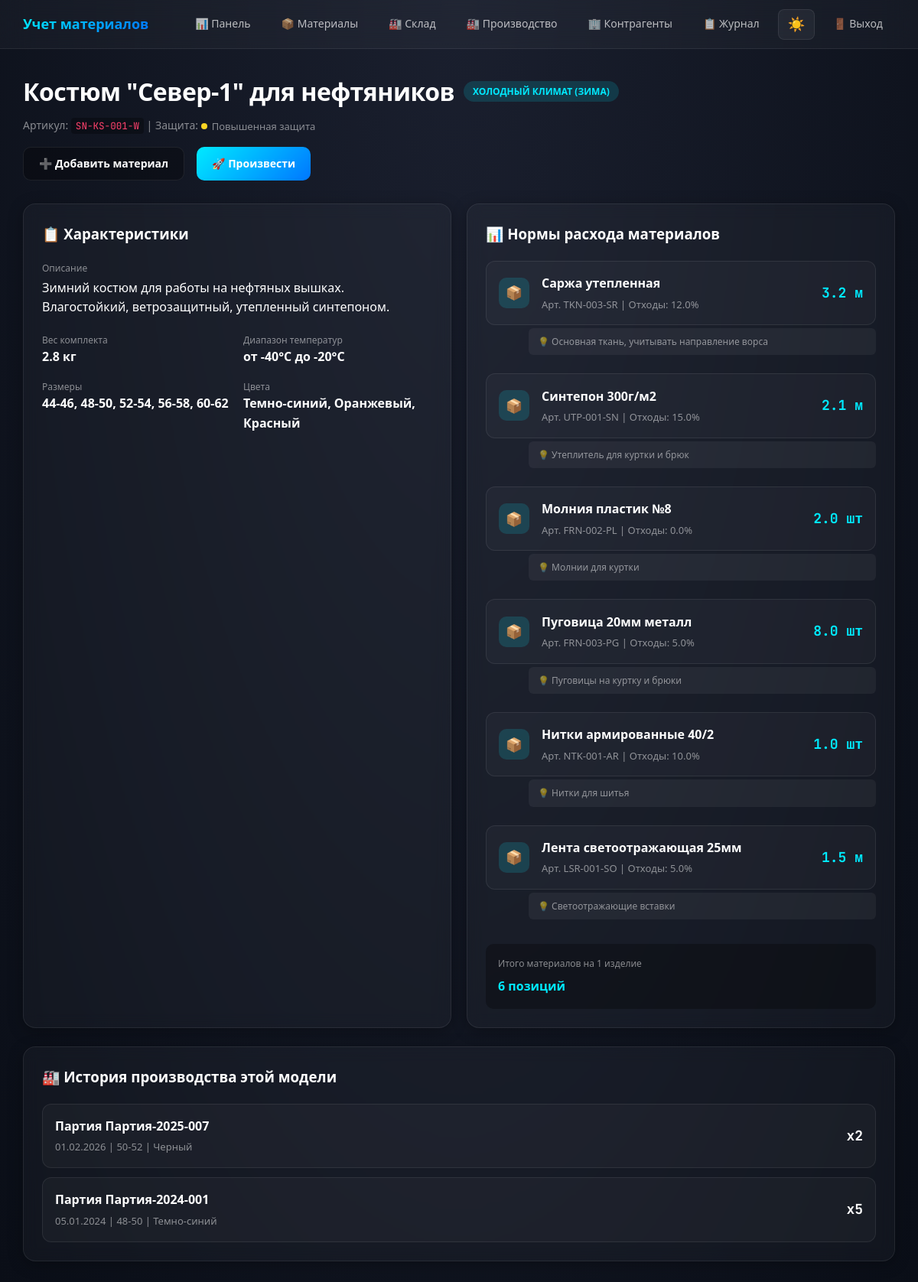
/production/templates/1/ (signed in), run on the app's committed database.
### production/models.py (models this page shows, shortened)
class ProductTemplate(models.Model):
    PROTECTION_LEVELS = [
        ('basic', 'Базовая защита'),
        ('standard', 'Стандартная защита'),
        ('high', 'Повышенная защита'),
        ('max', 'Максимальная защита'),
    ]
    name = models.CharField(max_length=255, help_text="Например: Костюм нефтяника зимний")
    article = models.CharField(max_length=100, unique=True)
    category = models.ForeignKey(ProductCategory, on_delete=models.CASCADE, related_name='templates')
    protection_level = models.CharField(max_length=20, choices=PROTECTION_LEVELS, default='standard')
    description = models.TextField(blank=True)
    weight_kg = models.FloatField(validators=[MinValueValidator(0)], help_text="Вес комплекта в кг")
    sizes_available = models.CharField(max_length=255, default="44-46, 48-50, 52-54, 56-58, 60-62")
    colors_available = models.CharField(max_length=255, default="Темно-синий, Оранжевый, Красный")
    image = models.ImageField(upload_to='products/templates/', blank=True, null=True)
    technical_drawing = models.ImageField(upload_to='products/drawings/', blank=True, null=True)
    created_at = models.DateTimeField(auto_now_add=True)
    is_active = models.BooleanField(default=True)
    class Meta:
        ordering = ['category', 'name']
        verbose_name = 'Шаблон изделия'
        verbose_name_plural = 'Шаблоны изделий'

class ProductCategory(models.Model):
    CLIMATE_CHOICES = [
        ('cold', 'Холодный климат (зима)'),
        ('moderate', 'Умеренный климат (демисезон)'),
        ('hot', 'Жаркий климат (лето)'),
        ('extreme', 'Экстремальные условия'),
    ]
    name = models.CharField(max_length=100)
    climate_type = models.CharField(max_length=20, choices=CLIMATE_CHOICES)
    description = models.TextField(blank=True)
    temperature_range = models.CharField(max_length=50, help_text="Например: от -40°C до -20°C")
    class Meta:
        verbose_name = 'Категория спецодежды'
        verbose_name_plural = 'Категории спецодежды'
        ordering = ['climate_type', 'name']

class ProductMaterialRequirement(models.Model):
    product_template = models.ForeignKey(ProductTemplate, on_delete=models.CASCADE, related_name='material_requirements')
    material = models.ForeignKey(Material, on_delete=models.CASCADE, related_name='used_in_products')
    quantity_per_unit = models.FloatField(
        validators=[MinValueValidator(0.01)],
        help_text="Количество материала на одно изделие"
    )
    waste_percent = models.FloatField(default=5, help_text="Норма отходов в %")
    notes = models.TextField(blank=True, help_text="Особенности раскроя, расположение деталей")
    class Meta:
        unique_together = ['product_template', 'material']
        verbose_name = 'Норма расхода материала'
        verbose_name_plural = 'Нормы расхода материалов'

class Product(models.Model):
    STATUS_CHOICES = [
        ('in_production', 'В производстве'),
        ('quality_check', 'Проверка качества'),
        ('ready', 'Готов к отгрузке'),
        ('shipped', 'Отгружен'),
    ]
    template = models.ForeignKey(ProductTemplate, on_delete=models.CASCADE, related_name='products')
    batch_number = models.CharField(max_length=50, unique=True, help_text="Номер партии производства")
    size = models.CharField(max_length=20)
    color = models.CharField(max_length=50)
    serial_number = models.CharField(max_length=100, unique=True, blank=True, null=True)
    quantity_produced = models.PositiveIntegerField(default=1)
    production_date = models.DateField()
    produced_by = models.ForeignKey(User, on_delete=models.SET_NULL, null=True, related_name='produced_products')
    status = models.CharField(max_length=20, choices=STATUS_CHOICES, default='in_production')
    warehouse_location = models.CharField(max_length=50, blank=True, help_text="Место хранения на складе готовой продукции")
    material_cost = models.DecimalField(max_digits=12, decimal_places=2, default=0)
    labor_cost = models.DecimalField(max_digits=12, decimal_places=2, default=0)
    total_cost = models.DecimalField(max_digits=12, decimal_places=2, default=0)
    markup_percent = models.DecimalField(
        max_digits=5,
        decimal_places=2,
        default=20.00,
        verbose_name="Наценка %",
        help_text="Процент наценки на готовую продукцию"
    )
    selling_price = models.DecimalField(
        max_digits=12,
        decimal_places=2,
        default=0,
        verbose_name="Цена продажи за штуку",
        help_text="Цена с учетом наценки"
    )
    created_at = models.DateTimeField(auto_now_add=True)
    updated_at = models.DateTimeField(auto_now=True)
    class Meta:
        ordering = ['-production_date', 'batch_number']
        verbose_name = 'Готовая продукция'
        verbose_name_plural = 'Готовая продукция'

### warehouse/models.py (models this page shows, shortened)
class Material(models.Model):
    name = models.CharField(max_length=255)
    article = models.CharField(max_length=100, unique=True)
    description = models.TextField(blank=True)
    unit = models.CharField(max_length=50, default='м')
    quantity = models.FloatField(default=0, validators=[MinValueValidator(0)])
    min_stock = models.FloatField(default=10)
    image = models.ImageField(upload_to='materials/', blank=True, null=True)
    price_per_unit = models.DecimalField(
        max_digits=12,
        decimal_places=2,
        default=0,
        verbose_name="Цена за единицу",
        help_text="Цена за метр, кг или штуку"
    )
    section = models.ForeignKey(
        'Section',  # Используем строку для ленивой загрузки
        on_delete=models.CASCADE,
        related_name='materials',
        null=True,
        blank=True
    )
    contractor = models.ForeignKey(
        'Contractor',
        on_delete=models.SET_NULL,
        null=True,
        blank=True
    )
    created_at = models.DateTimeField(auto_now_add=True, null=True)
    updated_at = models.DateTimeField(auto_now=True)
    color = models.CharField(max_length=100, blank=True)
    width = models.FloatField(null=True, blank=True)
    density = models.FloatField(null=True, blank=True)
    composition = models.CharField(max_length=255, blank=True)
    class Meta:
        ordering = ['-created_at']
    contractor = models.ForeignKey(
        'Contractor',
        on_delete=models.SET_NULL,
        null=True,
        blank=True
    )
    created_at = models.DateTimeField(auto_now_add=True, null=True)
    updated_at = models.DateTimeField(auto_now=True)
    color = models.CharField(max_length=100, blank=True)
    width = models.FloatField(null=True, blank=True)
    density = models.FloatField(null=True, blank=True)
    composition = models.CharField(max_length=255, blank=True)
    class Meta:
        ordering = ['-created_at']

### production/views.py (the view)
# urls.py: path('templates/<int:pk>/', views.template_detail, name='template_detail'),
@login_required
def template_detail(request, pk):
    template = get_object_or_404(
        ProductTemplate.objects.select_related('category'),
        pk=pk
    )
    requirements = template.material_requirements.select_related('material').all()
    return render(request, 'production/template_detail.html', {
        'template': template,
        'requirements': requirements,
    })

### production/templates/production/template_detail.html
{% extends "production/base_production.html" %}
{% block content %}
<div class="page-header">
    <div>
        <div style="display: flex; align-items: center; gap: 12px; margin-bottom: 8px;">
            <h1 class="page-title">{{ template.name }}</h1>
            <span class="climate-badge climate-{{ template.category.climate_type }}">
                {{ template.category.get_climate_type_display }}
            </span>
        </div>
        <p class="page-subtitle">
            Артикул: <code>{{ template.article }}</code> |
            Защита: <span class="protection-level protection-{{ template.protection_level }}">{{ template.get_protection_level_display }}</span>
        </p>
    </div>
    <div class="flex gap-2">
        <a href="{% url 'requirement_add' template.id %}" class="btn btn-secondary">➕ Добавить материал</a>
        <a href="{% url 'production_order_create' %}" class="btn btn-primary">🚀 Произвести</a>
    </div>
</div>
<div class="grid-2">
    <div class="card">
        <h3 style="margin-bottom: 20px;">📋 Характеристики</h3>
        {% if template.description %}
        <div style="margin-bottom: 20px;">
            <div style="font-size: 12px; color: var(--text-muted); margin-bottom: 4px;">Описание</div>
            <div>{{ template.description }}</div>
        </div>
        {% endif %}
        <div style="display: grid; grid-template-columns: repeat(2, 1fr); gap: 16px;">
            <div>
                <div style="font-size: 12px; color: var(--text-muted);">Вес комплекта</div>
                <div style="font-weight: 600;">{{ template.weight_kg }} кг</div>
            </div>
            <div>
                <div style="font-size: 12px; color: var(--text-muted);">Диапазон температур</div>
                <div style="font-weight: 600;">{{ template.category.temperature_range }}</div>
            </div>
            <div>
                <div style="font-size: 12px; color: var(--text-muted);">Размеры</div>
                <div style="font-weight: 600;">{{ template.sizes_available }}</div>
            </div>
            <div>
                <div style="font-size: 12px; color: var(--text-muted);">Цвета</div>
                <div style="font-weight: 600;">{{ template.colors_available }}</div>
            </div>
        </div>
    </div>
    <div class="card">
        <h3 style="margin-bottom: 20px;">📊 Нормы расхода материалов</h3>
        {% if requirements %}
        <div class="operation-list">
            {% for req in requirements %}
            <div class="operation-item">
                <div class="operation-icon" style="background: rgba(0, 234, 255, 0.15);">📦</div>
                <div class="operation-content">
                    <div class="operation-title">{{ req.material.name }}</div>
                    <div class="operation-meta">
                        Арт. {{ req.material.article }} | Отходы: {{ req.waste_percent }}%
                    </div>
                </div>
                <div class="operation-quantity" style="color: var(--primary);">
                    {{ req.quantity_per_unit }} {{ req.material.unit }}
                </div>
            </div>
            {% if req.notes %}
            <div style="margin: -8px 0 12px 56px; padding: 8px 12px; background: var(--bg-hover); border-radius: 6px; font-size: 12px; color: var(--text-muted);">
                💡 {{ req.notes }}
            </div>
            {% endif %}
            {% endfor %}
        </div>
        <div style="margin-top: 20px; padding: 16px; background: var(--bg-input); border-radius: 10px;">
            <div style="font-size: 12px; color: var(--text-muted); margin-bottom: 8px;">Итого материалов на 1 изделие</div>
            <div style="font-weight: 600; color: var(--primary);">
                {{ requirements.count }} позиций
            </div>
        </div>
        {% else %}
        <div class="empty-state" style="padding: 40px;">
            <p>Нормы расхода не заданы</p>
            <a href="{% url 'requirement_add' template.id %}" class="btn btn-primary">Добавить первый материал</a>
        </div>
        {% endif %}
    </div>
</div>
<div class="card" style="margin-top: 24px;">
    <h3 style="margin-bottom: 20px;">🏭 История производства этой модели</h3>
    {% with productions=template.products.all|slice:":10" %}
    {% if productions %}
    <div class="operation-list">
        {% for prod in productions %}
        <div class="operation-item">
            <div class="operation-content">
                <div class="operation-title">Партия {{ prod.batch_number }}</div>
                <div class="operation-meta">
                    {{ prod.production_date|date:"d.m.Y" }} | {{ prod.size }} | {{ prod.color }}
                </div>
            </div>
            <div class="operation-quantity">x{{ prod.quantity_produced }}</div>
        </div>
        {% endfor %}
    </div>
    {% else %}
    <p style="color: var(--text-muted);">Эта модель еще не производилась</p>
    {% endif %}
    {% endwith %}
</div>
{% endblock %}

### static/css/style.css (style rules this page uses)
:root { --primary: #00eaff; --primary-dark: #0077ff; --danger: #ff416c; --warning: #f9d423; --success: #00b09b; --info: #00eaff; --bg-body: #0a0e17; --bg-card: rgba(255, 255, 255, 0.03); --bg-input: rgba(0, 0, 0, 0.3); --bg-hover: rgba(255, 255, 255, 0.05); --border: rgba(255, 255, 255, 0.08); --border-focus: rgba(0, 234, 255, 0.4); --text-primary: #ffffff; --text-secondary: rgba(255, 255, 255, 0.7); --text-muted: rgba(255, 255, 255, 0.5); --shadow: 0 4px 20px rgba(0, 0, 0, 0.3); --shadow-glow: 0 0 20px rgba(0, 234, 255, 0.3); --gradient-body: radial-gradient(ellipse at top, #1a1f2e 0%, #0a0e17 100%); --gradient-primary: linear-gradient(135deg, #00eaff 0%, #0077ff 100%); --gradient-danger: linear-gradient(135deg, #ff416c 0%, #ff4b2b 100%); }
* { margin: 0; padding: 0; box-sizing: border-box; }
html { font-size: 16px; scroll-behavior: smooth; }
body { font-family: 'Segoe UI', system-ui, -apple-system, BlinkMacSystemFont, sans-serif; background: var(--gradient-body); background-attachment: fixed; color: var(--text-primary); min-height: 100vh; line-height: 1.6; transition: background 0.3s ease, color 0.3s ease; }
body, div, span, p, h1, h2, h3, h4, h5, h6, label, input, textarea, select, button, a, li, td, th, strong, em, small { color: var(--text-primary); }
.page-header { display: flex; justify-content: space-between; align-items: center; margin-bottom: 30px; flex-wrap: wrap; gap: 16px; }
.page-title { font-size: 32px; font-weight: 700; letter-spacing: -0.5px; color: var(--text-primary); }
.page-subtitle { color: var(--text-muted); margin-top: 5px; font-size: 14px; }
.grid-2 { display: grid; grid-template-columns: repeat(auto-fit, minmax(300px, 1fr)); gap: 20px; }
.card { background: var(--bg-card); border: 1px solid var(--border); border-radius: 16px; padding: 24px; backdrop-filter: blur(10px); -webkit-backdrop-filter: blur(10px); transition: all 0.3s ease; box-shadow: var(--shadow); }
.btn { display: inline-flex; align-items: center; justify-content: center; gap: 8px; padding: 10px 20px; border-radius: 10px; font-size: 14px; font-weight: 600; border: none; cursor: pointer; transition: all 0.3s ease; text-decoration: none; white-space: nowrap; }
.btn-primary { background: var(--gradient-primary); color: white; }
.btn-secondary { background: var(--bg-input); color: var(--text-primary); border: 1px solid var(--border); }
.operation-list { display: flex; flex-direction: column; gap: 12px; }
.operation-item { display: flex; align-items: center; gap: 16px; padding: 16px; background: var(--bg-card); border: 1px solid var(--border); border-radius: 12px; transition: all 0.3s ease; }
.operation-icon { width: 40px; height: 40px; border-radius: 10px; display: flex; align-items: center; justify-content: center; font-size: 18px; flex-shrink: 0; }
.operation-content { flex: 1; min-width: 0; }
.operation-title { font-weight: 600; margin-bottom: 4px; color: var(--text-primary); }
.operation-meta { font-size: 13px; color: var(--text-muted); }
.operation-quantity { font-size: 18px; font-weight: 700; font-family: 'JetBrains Mono', monospace; }
.flex { display: flex; }
.gap-2 { gap: 16px; }
code { background: var(--bg-input); padding: 2px 6px; border-radius: 4px; font-family: 'JetBrains Mono', monospace; font-size: 0.9em; color: var(--danger); }

### production/templates/production/base_production.html (style rules this page uses)
.climate-badge { display: inline-flex; align-items: center; padding: 4px 12px; border-radius: 20px; font-size: 12px; font-weight: 600; text-transform: uppercase; }
.climate-cold { background: rgba(0, 234, 255, 0.15); color: #00eaff; }
.protection-level { display: inline-flex; align-items: center; gap: 6px; font-size: 13px; color: var(--text-muted); }
.protection-level::before { content: ''; width: 8px; height: 8px; border-radius: 50%; }
.protection-high::before { background: var(--warning); }

### data on the page
ProductTemplate: name "Костюм \"Север-1\" для нефтяников", category.climate_type "ХОЛОДНЫЙ КЛИМАТ (ЗИМА)", article "SN-KS-001-W", protection_level "Повышенная защита", description "Зимний костюм для работы на нефтяных вышках. Влагостойкий, ветрозащитный, утепленный синтепоном.", weight_kg "2.8", category.temperature_range "от -40°C до -20°C", sizes_available "44-46, 48-50, 52-54, 56-58, 60-62", colors_available "Темно-синий, Оранжевый, Красный"
ProductMaterialRequirement: material.name "Саржа утепленная", material.article "TKN-003-SR", waste_percent "12.0", quantity_per_unit "3.2", material.unit "м", notes "Основная ткань, учитывать направление ворса"
ProductMaterialRequirement: material.name "Синтепон 300г/м2", material.article "UTP-001-SN", waste_percent "15.0", quantity_per_unit "2.1", material.unit "м", notes "Утеплитель для куртки и брюк"
ProductMaterialRequirement: material.name "Молния пластик №8", material.article "FRN-002-PL", waste_percent "0.0", quantity_per_unit "2.0", material.unit "шт", notes "Молнии для куртки"
ProductMaterialRequirement: material.name "Пуговица 20мм металл", material.article "FRN-003-PG", waste_percent "5.0", quantity_per_unit "8.0", material.unit "шт", notes "Пуговицы на куртку и брюки"
ProductMaterialRequirement: material.name "Нитки армированные 40/2", material.article "NTK-001-AR", waste_percent "10.0", quantity_per_unit "1.0", material.unit "шт", notes "Нитки для шитья"
ProductMaterialRequirement: material.name "Лента светоотражающая 25мм", material.article "LSR-001-SO", waste_percent "5.0", quantity_per_unit "1.5", material.unit "м", notes "Светоотражающие вставки"
Product: batch_number "Партия-2025-007", production_date "01.02.2026", size "50-52", color "Черный", quantity_produced "2"
Product: batch_number "Партия-2024-001", production_date "05.01.2024", size "48-50", color "Темно-синий", quantity_produced "5"

### other printed values
{{ requirements.count }} "6"
